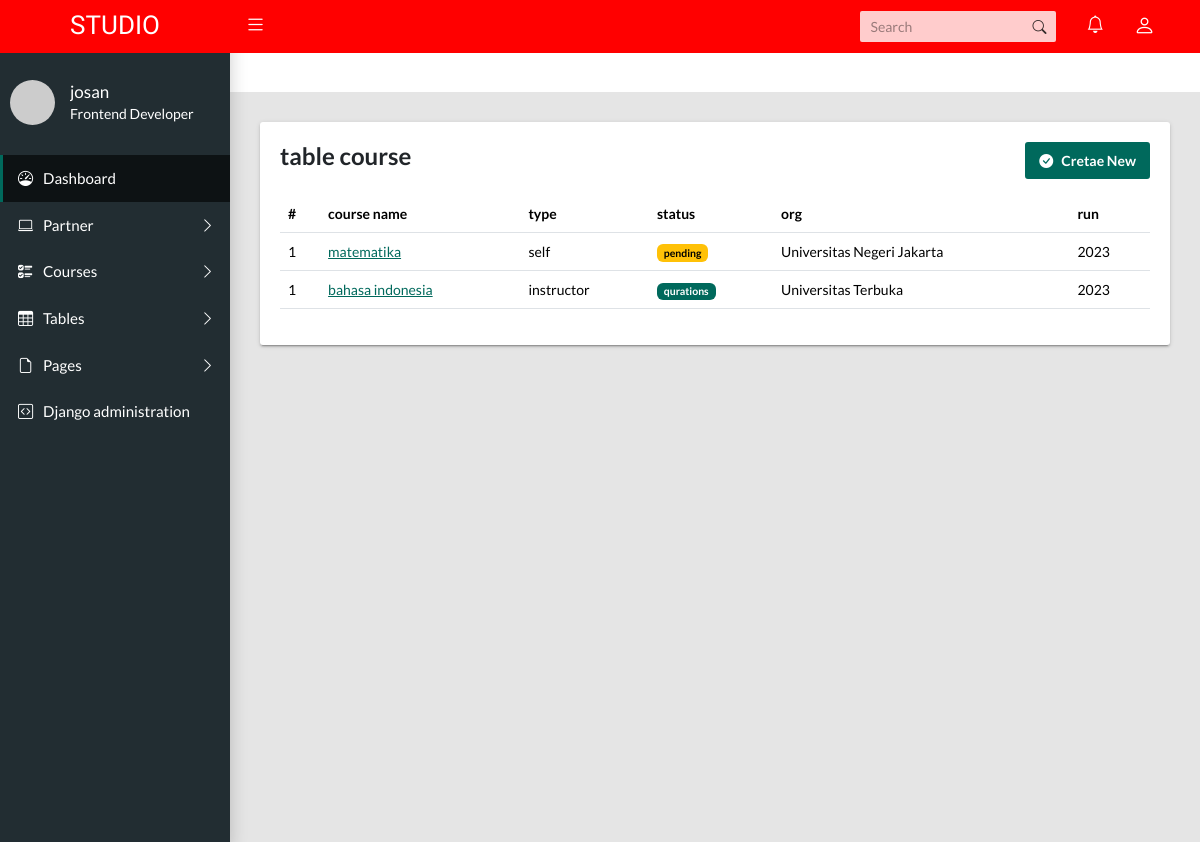
The page /course/list/ (signed in) on the database its author committed.
### course/models.py (models this page shows, shortened)
class Course (models.Model):
    course_name = models.CharField(max_length=250)
    topic = models.CharField(max_length=250)
    course_overview = models.TextField(null=True)
    category = models.CharField(max_length=50, choices=Ct,null=True)
    number_of_questions = models.IntegerField(null=True)
    time = models.IntegerField(help_text="durations of the quiz in minutes",null=True)
    required_score_to_pas = models.IntegerField("required score in %", null=True)
    level = models.CharField(max_length=10, choices=Choi, default='basic', null=True)
    status_course = models.CharField(max_length=10, choices=St, default='draft')
    start_date = models.DateField(null=True)
    end_date = models.DateField(null=True)
    start_enrol = models.DateField(null=True)
    end_enrol = models.DateField(null=True)
    effort = models.CharField(max_length=20, null=True)
    lang = models.CharField(max_length=30, choices=Lg, default='id')
    org_partner = models.ForeignKey(Partner, on_delete=models.CASCADE)
    type_course = models.CharField(max_length=10, choices=Tc, default='self')
    image_course = models.ImageField(upload_to=filepath,null=True)
    author=models.ForeignKey(User,on_delete=models.CASCADE)
    course_year=models.IntegerField(null=True, default=current_year)

### partner/models.py (models this page shows)
class Partner(models.Model):
    partner_name = models.TextField(max_length=191)
    partner_abbreviation = models.TextField(max_length=50)
    partner_email = models.ForeignKey(User,on_delete=models.CASCADE,related_name='partner_add')
    partner_phone = models.TextField(max_length=50)
    partner_address = models.TextField(max_length=50)
    partner_tax = models.TextField(max_length=50)
    partner_status = models.TextField(max_length=50)
    partner_check = models.TextField(max_length=50)
    partner_logo = models.ImageField(upload_to=filepath,null=True, blank=True)
    partner_join = models.DateTimeField(auto_now_add=True)
    def __str__(self):
        return f"{self.partner_name}"

### course/views.py (the view)
# urls.py: path("list/", views.courseView, name= "course_view"),
def courseView(request):
     if request.user.is_staff == True:
           course_list = Course.objects.all()
           partner_list = Partner.objects.all()
           user_list = User.objects.all()
           context = {'courselist':course_list,'partnerlist':partner_list,'userlist':user_list}
           return render (request,'course_view.html', context)
     else:
        return redirect ('/')

### course/templates/course_view.html
{% extends 'layouts/default/page.html' %}
{% load i18n %}
{% block content %}
<div class="col-md-12">
  <div class="tile">
    <div class="row">
      <div class="col-md-4">
    <h5 class="tile-title">{% trans 'table course' %}</h5>
  </div>
    <div class="col-md-8">
    <p style="text-align: right;"><a href="{% url 'course:course_add' %}" class="btn btn-primary" type="button"><i class="bi bi-check-circle-fill me-2"></i>{% trans 'Cretae New' %}</a></p>
  </div>
  </div>
    <table class="table">
      <thead>
        <tr>
          <th>#</th>
          <th>{% trans 'course name' %}</th>
          <th>{% trans 'type' %} </th>
          <th>{% trans 'status' %}</th>
          <th>{% trans 'org' %}</th>
          <th>{% trans 'run' %}</th>
        </tr>
      </thead>
      <tbody>
        {% for part in courselist %}
        <tr>
          <td>1</td>
          <td><a href="{% url 'course:course_detail' part.id %}">{{part.course_name}}</a></td>
          <td>{{part.type_course}}</td>
          <td>
            {% if part.status_course == 'draft' %}
            <span class="badge text-bg-info">{% trans 'draft' %}</span>
            {% elif part.status_course == 'pending' %}
            <span class="badge text-bg-warning">{% trans 'pending' %}</span>
            {% elif part.status_course == 'publish' %}
            <span class="badge text-bg-success">{% trans 'publish' %}</span>
            {% else %}
            <span class="badge text-bg-primary">{% trans 'qurations' %}</span>
            {% endif %}
          </td>
          <td>{{part.org_partner}}</td>
          <td>{{part.course_year}}</td>
        </tr>
       {% endfor %}
      </tbody>
    </table>
  </div>
</div>
{% endblock %}

### content/templates/layouts/default/page.html (shortened to what this page needs)
{% load static %}
{% load bootstrap4 %}
{% load i18n %}
{% get_current_language as language_code %}
<!DOCTYPE html>
<html lang="{{ language_code }}">
<head>
    <link href="{% static 'css/main.css' %}" rel="stylesheet">
    <link rel="stylesheet" type="text/css" href="https://cdn.jsdelivr.net/npm/bootstrap-icons@1.10.5/font/bootstrap-icons.css">
  </head>
<body class="app sidebar-mini">
 <header class="app-header"><a class="app-header__logo" href="{% url 'index' %}">STUDIO</a>
    <a class="app-sidebar__toggle" href="#" data-toggle="sidebar" aria-label="Hide Sidebar"></a>
    <ul class="app-nav">
      <li class="app-search">
        <input class="app-search__input" type="search" placeholder="Search">
        <button class="app-search__button"><i class="bi bi-search"></i></button>
      </li>
      <li class="dropdown"><a class="app-nav__item" href="#" data-bs-toggle="dropdown" aria-label="Show notifications"><i class="bi bi-bell fs-5"></i></a>
      </li>
      <li class="dropdown"><a class="app-nav__item" href="#" data-bs-toggle="dropdown" aria-label="Open Profile Menu"><i class="bi bi-person fs-4"></i></a>
      </li>
    </ul>
  </header>
    {% if request.user.is_authenticated %}
      {% if request.user.is_superuser %}
    <aside class="app-sidebar">
      <div class="app-sidebar__user"><img class="app-sidebar__user-avatar" src="https://randomuser.me/api/portraits/men/1.jpg" alt="User Image">
        <div>
          <p class="app-sidebar__user-name">{{ request.user.username }}</p>
          <p class="app-sidebar__user-designation">Frontend Developer</p>
        </div>
      </div>
      {% endif %}
      <ul class="app-menu">
        <li><a class="app-menu__item active" href="{% url 'index' %}"><i class="app-menu__icon bi bi-speedometer"></i><span class="app-menu__label">Dashboard</span></a></li>
        <li class="treeview"><a class="app-menu__item" href="#" data-toggle="treeview"><i class="app-menu__icon bi bi-laptop"></i><span class="app-menu__label">Partner</span><i class="treeview-indicator bi bi-chevron-right"></i></a>
        </li>
        <li class="treeview"><a class="app-menu__item" href="#" data-toggle="treeview"><i class="app-menu__icon bi bi-ui-checks"></i><span class="app-menu__label">Courses</span><i class="treeview-indicator bi bi-chevron-right"></i></a>
        </li>
        <li class="treeview"><a class="app-menu__item" href="#" data-toggle="treeview"><i class="app-menu__icon bi bi-table"></i><span class="app-menu__label">Tables</span><i class="treeview-indicator bi bi-chevron-right"></i></a>
        </li>
        <li class="treeview"><a class="app-menu__item" href="#" data-toggle="treeview"><i class="app-menu__icon bi bi-file-earmark"></i><span class="app-menu__label">Pages</span><i class="treeview-indicator bi bi-chevron-right"></i></a>
        </li>
        <li><a class="app-menu__item" href="{% url 'admin:login' %}"><i class="app-menu__icon bi bi-code-square"></i><span class="app-menu__label">{% trans 'Django administration' %}</span></a></li>
      </ul>
      {% endif %}
    </aside>
<br>
<br>
<main class="app-content">
    {% block content %}{% endblock %}
  </main>
</body>
</html>

### rows shown on the page
Course: course_name "matematika", type_course "self", org_partner "Universitas Negeri Jakarta", course_year "2023"
Course: course_name "bahasa indonesia", type_course "instructor", org_partner "Universitas Terbuka", course_year "2023"

### other values the page prints
{{ request.user.username }} "josan"
